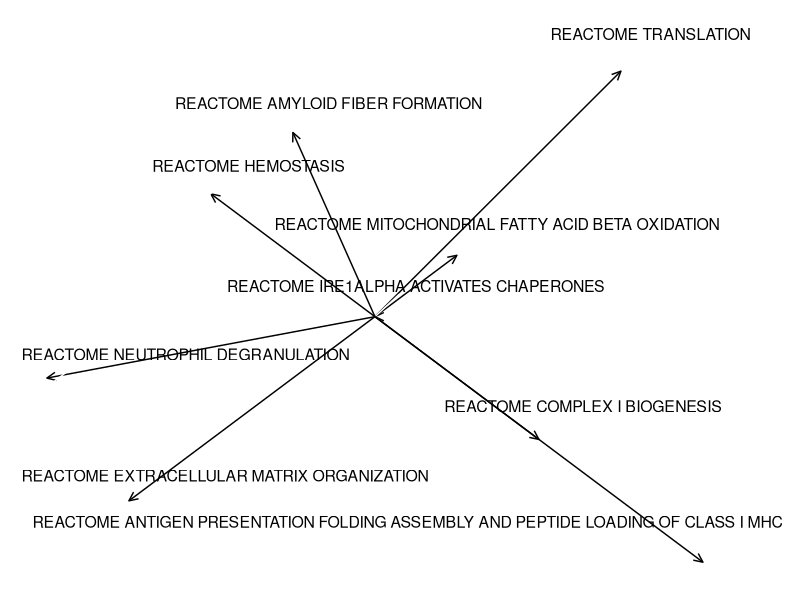

Recreate this plot in R.
library(ggplot2)
library(ggrepel)
library(dplyr)

ppt_pathways <- c("REACTOME NEUTROPHIL DEGRANULATION", 
                  "REACTOME EXTRACELLULAR MATRIX ORGANIZATION", 
                  "REACTOME HEMOSTASIS", "REACTOME AMYLOID FIBER FORMATION", 
                  "REACTOME IRE1ALPHA ACTIVATES CHAPERONES", 
                  "REACTOME MITOCHONDRIAL FATTY ACID BETA OXIDATION", 
                  "REACTOME COMPLEX I BIOGENESIS", "REACTOME TRANSLATION", 
                  "REACTOME ANTIGEN PRESENTATION FOLDING ASSEMBLY AND PEPTIDE LOADING OF CLASS I MHC")

arrow_df <- data.frame(x_c = -4:4, y_c = sample(-4:4))
arrow_df <- arrow_df %>%
  mutate(label_name = ppt_pathways,
         angle = case_when(x_c < 0 ~ atan(y_c/x_c),
                           TRUE ~ atan(y_c/x_c)),
         angle = angle * 180/pi) 
top_n = 10
label_offset <- 0.007

arrow_df$arrow_len <- sqrt(arrow_df$x_c**2 + arrow_df$y_c**2)
arrow_df$label_x = arrow_df$x_c - (label_offset*arrow_df$arrow_len*arrow_df$y_c)
arrow_df$label_y = arrow_df$y_c + (label_offset*arrow_df$arrow_len*arrow_df$x_c)

arrow_df <- arrow_df %>% arrange(-arrow_len) %>% head(top_n)


p <- ggplot(arrow_df, aes(xend = x_c, yend = y_c)) + 
  geom_segment(x = 0, y = 0, arrow = arrow(angle = 25, length = unit(0.25, "cm"))) + 
  geom_text_repel(arrow_df, mapping = aes(x = label_x, y = label_y, label = label_name), 
                         nudge_x = 0.5, nudge_y = 0.5, box.padding = 0.5, 
                  segment.color = "white", segment.alpha = 1, size = 4) +
  theme(axis.line=element_blank(),
        axis.text.x=element_blank(),
        axis.text.y=element_blank(),
        axis.ticks=element_blank(),
        axis.title.x=element_blank(),
        axis.title.y=element_blank(),
        legend.position="none",
        panel.background=element_blank(),
        panel.border=element_blank(),
        panel.grid.major=element_blank(),
        panel.grid.minor=element_blank(),
        plot.background=element_blank())
p








